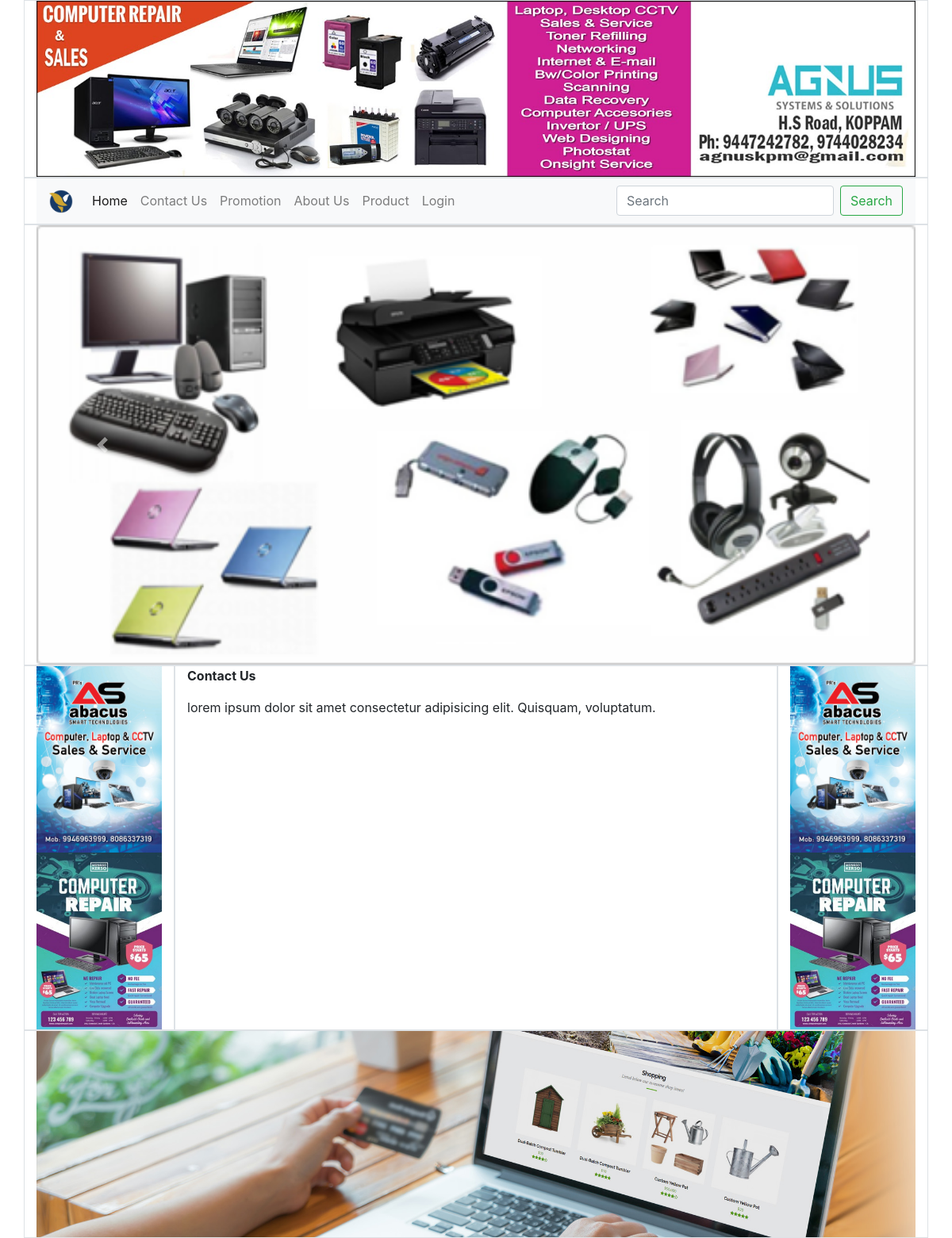
Screenshot of /menus/1 with the database file from the repository.
### accounts/models.py (models this page shows, shortened)
class Image(models.Model):
    ImageName = models.CharField(max_length=200, null=True)
    ImageURL = models.ImageField(upload_to='images/',null=True,blank=True)
    ImageLink = models.CharField(max_length=200, null=True)
    ImageTypeID = models.ForeignKey(ImageType, on_delete=models.CASCADE, null=True)
    Active = models.CharField(max_length=200, null=True)
    ImageDate = models.DateTimeField(auto_now_add=True, null=True)

class Menu(models.Model):
    MenuNameKH = models.CharField(max_length=200, null=True)
    MenuNameEN = models.CharField(max_length=200, null=True)
    OrderBy = models.IntegerField(blank=True,null=True)
    CreatedDate = models.DateTimeField(auto_now_add=True, null=True)

class MenuDetail(models.Model):
    MenuID = models.ForeignKey(Menu, on_delete=models.CASCADE, null=True)
    Description =  RichTextUploadingField(null=True)
    MenuDetailDate = models.DateTimeField (auto_now_add=True, null=True)

### accounts/views.py (the view)
# urls.py: path('menus/<int:id>',views.MenuDetail,name='menu'),
def MenuDetail(request,id):
    menu_detail = models.MenuDetail.objects.filter(MenuID=id)
    Benner = models.Image.objects.filter(ImageTypeID=1)
    Logo = models.Image.objects.filter(ImageTypeID=2)
    Slide_Show = models.Image.objects.filter(ImageTypeID=3)
    Slide_Left= models.Image.objects.filter(ImageTypeID=4)
    Slide_Right = models.Image.objects.filter(ImageTypeID=5)
    Footer = models.Image.objects.filter(ImageTypeID=6)
    Menu = models.Menu.objects.all()
    context ={
        'Menu':Menu,
        'Benner':Benner,
        'Logo':Logo,
        'Slide_Show':Slide_Show,
        'Slide_Left':Slide_Left,
        'Slide_Right':Slide_Right,
        'Footer':Footer,
         'menu_detail':menu_detail
    }
    return render(request,"accounts/MenuDetail.html",context)

### accounts/templates/accounts/MenuDetail.html
{% extends "accounts/indexfrom.html" %}
{% block content %}
    {% for menu_detail in menu_detail %}
    {{menu_detail.Description |safe}}
    {% endfor %}
{% endblock  %}

### accounts/templates/include/benner.html
    {% load static %}
    <div class="row">
            <div class="col-lg-12 border">
            {% for Benner in Benner %}
                <img src="{{Benner.ImageURL.url}}" alt="BANNER" width="100%">
            {% endfor %}
            </div>
        </div>

### accounts/templates/include/menu.html (shortened to what this page needs)
{% load static %}
<div class="row">
            <div class="col-lg-12 border">
                <nav class="navbar navbar-expand-lg navbar-light bg-light">
                    <a class="navbar-brand" href="#">
                                    {% for Logo in Logo %}
                <img src="{{Logo.ImageURL.url}}" alt="BANNER" width="30">
            {% endfor %}
                    </a>
                    <div class="collapse navbar-collapse" id="navbarSupportedContent">
                        <ul class="navbar-nav mr-auto">
                            <li class="nav-item active">
                                <a class="nav-link" href="#">Home <span class="sr-only">(current)</span></a>
                            </li>
                            {% for Menu in Menu %}
                            <li class="nav-item">
                                <a class="nav-link" href="{% url 'menu' Menu.id %}">{{ Menu.MenuNameEN }}</a>
                            {% endfor %}
                            <li class="nav-item">
                                <a class="nav-link" href="#">Login</a>
                            </li>
                        </ul>
                        <form class="form-inline my-2 my-lg-0">
                            <input class="form-control mr-sm-2" type="search" placeholder="Search" aria-label="Search">
                            <button class="btn btn-outline-success my-2 my-sm-0" type="submit">Search</button>
                        </form>
                    </div>
                </nav>
            </div>
        </div>

### accounts/templates/include/slile_show.html (shortened to what this page needs)
       {% load static %}
       <div class="row">
            <div class="col-lg-12 border">
                <div id="carouselExampleIndicators" class="carousel slide" data-ride="carousel">
                    <ol class="carousel-indicators">
                        <li data-target="#carouselExampleIndicators" data-slide-to="0" class="active"></li>
                        <li data-target="#carouselExampleIndicators" data-slide-to="1"></li>
                        <li data-target="#carouselExampleIndicators" data-slide-to="2"></li>
                    </ol>
                    <div class="carousel-inner">
                    {% for Slide_Show in Slide_Show %}
                        <div class="carousel-item {{Slide_Show.Active}}">
                            <img class="d-block w-100" src="{{Slide_Show.ImageURL.url}}" alt="First slide">
                        </div>
                    {% endfor %}
                    </div>
                    <a class="carousel-control-prev" href="#carouselExampleIndicators" role="button" data-slide="prev">
                        <span class="carousel-control-prev-icon" aria-hidden="true"></span>
                    </a>
                    <a class="carousel-control-next" href="#carouselExampleIndicators" role="button" data-slide="next">
                        <span class="carousel-control-next-icon" aria-hidden="true"></span>
                    </a>
                </div>
            </div>
        </div>

### accounts/templates/include/sile_righ.html
        {% load static %}
        <div class="col-lg-2 border">
              {% for Slide_Right in Slide_Right %}
                <img src="{{Slide_Right.ImageURL.url}}" alt="BANNER" width="100%">
            {% endfor %}
            </div>

### accounts/templates/include/footer.html
{% load static %}
<div class="row">
            <div class="col-lg-12 border">
            {% for Footer in Footer %}
                <img src="{{Footer.ImageURL.url}}" alt="BANNER" width="100%">
            {% endfor %}
            </div>
        </div>

### rows the page displays
Image: ImageURL (picture)
Image: ImageURL (picture)
Menu: MenuNameEN "Contact Us"
Menu: MenuNameEN "Promotion"
Menu: MenuNameEN "About Us"
Menu: MenuNameEN "Product"
Image: ImageURL (picture)
Image: ImageURL (picture)
Image: ImageURL (picture)
MenuDetail: Description "Contact Us lorem ipsum dolor sit amet consectetur adipisicing elit. Quisquam, voluptatum."
Image: ImageURL (picture)
